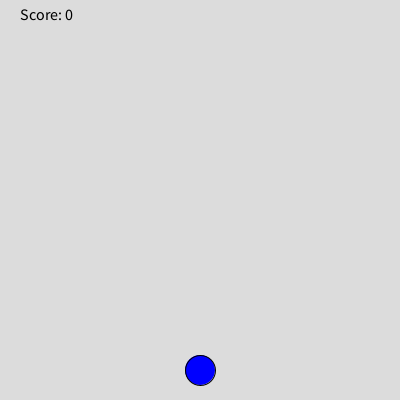
Frame 1 (no input)
Frame 60 (the mouse pressed at the canvas centre just before this capture): identical to frame 1, image omitted
Frame 120 (the mouse held since frame 60 and released just before this capture): identical to frame 1, image omitted

The Processing sketch that drew this single still picture (run headless with seeded random() and noise(); from frame 60 on, the mouse is pressed at the canvas centre):

// Processing sketch: group_19_assignment7
// ── group_19_assignment7.pde
Player player;
ArrayList<Enemy> enemies;
int score;
boolean gameOver;

void setup() {
  size(400, 400);
  player = new Player();
  enemies = new ArrayList<Enemy>();
  score = 0;
  gameOver = false;
}

void draw() {
  background(220);
  
  if (!gameOver) {
    player.update();
    player.display();
    
    // Update and display enemies
    for (int i = enemies.size() - 1; i >= 0; i--) {
      Enemy enemy = enemies.get(i);
      enemy.update();
      enemy.display();
      
      if (player.hits(enemy)) {
        gameOver = true;
      }
      
      if (enemy.offscreen()) {
        enemies.remove(i);
        score++;
      }
    }
    
    // Display score
    fill(0);
    textSize(16);
    text("Score: " + score, 20, 20);
  } else {
    // Game over screen
    fill(0);
    textSize(32);
    text("Game Over", width/2 - 100, height/2 - 16);
    textSize(20);
    text("Final Score: " + score, width/2 - 50, height/2 + 20);
  }
}

void keyPressed() {
  if (key == 'a' || key == 'A') {
    player.move(-1);
  } else if (key == 'd' || key == 'D') {
    player.move(1);
  }
}

void mousePressed() {
  if (gameOver) {
    // Restart the game
    player = new Player();
    enemies.clear();
    score = 0;
    gameOver = false;
  }
}

// ── Enemy.pde
class Enemy {
  float x;
  float y;
  float speed;
  float size;
  
  Enemy() {
    x = random(width);
    y = 0;
    speed = random(1, 5);
    size = 20; // Adjust the size as needed
  }
  
  void update() {
    // Update enemy position
    y += speed;
  }
  
  void display() {
    // Display the enemy
    fill(255, 0, 0); // Red color
    ellipse(x, y, size, size);
  }
  
  boolean offscreen() {
    // Check if the enemy is offscreen
    return (y > height);
  }
}

// ── Player.pde
class Player {
  float x;
  float y;
  float speed;
  int size;
  
  Player() {
    x = width / 2;
    y = height - 30;
    speed = 5; // Adjust the speed as needed
    size = 30; // Adjust the size as needed
  }
  
  void update() {
    // Update player position based on controls
    if (keyPressed) {
      if (key == 'a' || key == 'A') {
        move(-1);
      } else if (key == 'd' || key == 'D') {
        move(1);
      }
    }
  }
  
  void display() {
    // Display the player character
    fill(0, 0, 255); // Blue color
    ellipse(x, y, size, size);
  }
  
  boolean hits(Enemy enemy) {
    // Check for collision with an enemy
    float distance = dist(x, y, enemy.x, enemy.y);
    return distance < size / 2 + enemy.size / 2;
  }
  
  void move(int dir) {
    // Move the player character
    x += dir * speed;
    x = constrain(x, size / 2, width - size / 2);
  }
}

// ── Powerup.pde
class Powerup {
  float x;
  float y;
  float speedX;
  float speedY;
  float size;
  float rotation; 

  Powerup() {
    x = random(width);
    y = 0;
    speedX = random(-2, 2);
    speedY = random(2, 4);
    size = 20;
    rotation = 0; // Initialize rotation angle
  }

  void update() {
    x += speedX;
    y += speedY;
    rotation += 0.05; // Increment rotation angle
  }

  void display() {
    fill(0, 230, 0);
    pushMatrix(); 
    translate(x, y); 
    rotate(rotation); // Rotate the triangle
    triangle(-size / 2, size / 2, 0, -size / 2, size / 2, size / 2); // Draw a triangle
    popMatrix(); 
  }

  boolean offscreen() {
    return (y > height);
  }
}

// ── WaterEnemy.pde
class WaterEnemy {
  float x;
  float y;
  float speedX;
  float speedY;
  float size;

  WaterEnemy() {
    x = random(width);
    y = 0;
    speedX = random(-2, 2);
    speedY = random(2, 4);
    size = 20;
  }

  void update() {
    x += speedX;
    y += speedY;
  }

  void display() {
    fill(0, 0, 255); // Blue color for Water enemies
    ellipse(x, y, size, size);
  }

  boolean offscreen() {
    return (y > height);
  }
}
